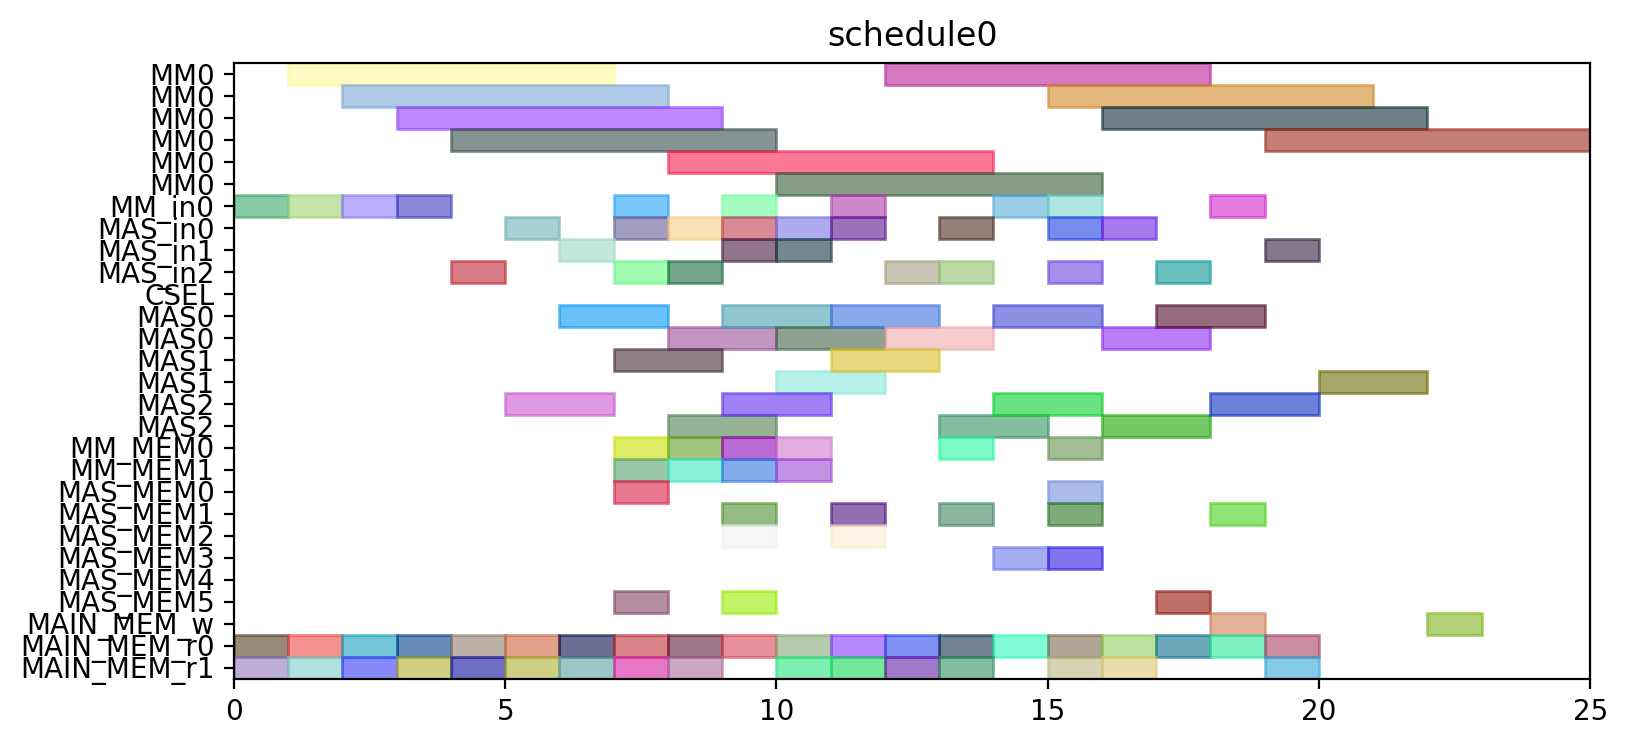

Source code (Python):
from pyschedule import Scenario, solvers, plotters, alt


def solve():
	horizon = 120
	S = Scenario("schedule0", horizon=horizon)

	# resource
	MM = S.Resources('MM', num=1, size=6)
	MM_in = S.Resources('MM_in', num=1)
	MAS_in = S.Resources('MAS_in', num=3)
	CSEL = S.Resource('CSEL')
	MAS = S.Resources('MAS', num=3, size=2, periods=range(1, horizon))
	MM_MEM = S.Resources('MM_MEM', num=2)
	MAS_MEM = S.Resources('MAS_MEM', num=6)
	MAIN_MEM_w = S.Resource('MAIN_MEM_w', size=1)
	MAIN_MEM_r = S.Resources('MAIN_MEM_r', num=2)

	# result of previous scheduling

	# new tasks
	t0_t0 = S.Task('t0_t0', length=6, delay_cost=1)
	t0_t0 += alt(MM)
	t0_t0_in = S.Task('t0_t0_in', length=1, delay_cost=1)
	t0_t0_in += alt(MM_in)
	S += t0_t0_in*MM_in[0]<=t0_t0*MM[0]
	t0_t0_mem0 = S.Task('t0_t0_mem0', length=1, delay_cost=1)
	t0_t0_mem0 += MAIN_MEM_r[0]
	S += t0_t0_mem0 <= t0_t0

	t0_t0_mem1 = S.Task('t0_t0_mem1', length=1, delay_cost=1)
	t0_t0_mem1 += MAIN_MEM_r[1]
	S += t0_t0_mem1 <= t0_t0

	t0_t1 = S.Task('t0_t1', length=6, delay_cost=1)
	t0_t1 += alt(MM)
	t0_t1_in = S.Task('t0_t1_in', length=1, delay_cost=1)
	t0_t1_in += alt(MM_in)
	S += t0_t1_in*MM_in[0]<=t0_t1*MM[0]
	t0_t1_mem0 = S.Task('t0_t1_mem0', length=1, delay_cost=1)
	t0_t1_mem0 += MAIN_MEM_r[0]
	S += t0_t1_mem0 <= t0_t1

	t0_t1_mem1 = S.Task('t0_t1_mem1', length=1, delay_cost=1)
	t0_t1_mem1 += MAIN_MEM_r[1]
	S += t0_t1_mem1 <= t0_t1

	t0_t2 = S.Task('t0_t2', length=2, delay_cost=1)
	t0_t2 += alt(MAS)
	t0_t2_in = S.Task('t0_t2_in', length=1, delay_cost=1)
	t0_t2_in += alt(MAS_in)
	S += t0_t2_in*MAS_in[0]<=t0_t2*MAS[0]

	S += t0_t2_in*MAS_in[1]<=t0_t2*MAS[1]

	S += t0_t2_in*MAS_in[2]<=t0_t2*MAS[2]

	t0_t2_mem0 = S.Task('t0_t2_mem0', length=1, delay_cost=1)
	t0_t2_mem0 += MAIN_MEM_r[0]
	S += t0_t2_mem0 <= t0_t2

	t0_t2_mem1 = S.Task('t0_t2_mem1', length=1, delay_cost=1)
	t0_t2_mem1 += MAIN_MEM_r[1]
	S += t0_t2_mem1 <= t0_t2

	t0_t3 = S.Task('t0_t3', length=2, delay_cost=1)
	t0_t3 += alt(MAS)
	t0_t3_in = S.Task('t0_t3_in', length=1, delay_cost=1)
	t0_t3_in += alt(MAS_in)
	S += t0_t3_in*MAS_in[0]<=t0_t3*MAS[0]

	S += t0_t3_in*MAS_in[1]<=t0_t3*MAS[1]

	S += t0_t3_in*MAS_in[2]<=t0_t3*MAS[2]

	t0_t3_mem0 = S.Task('t0_t3_mem0', length=1, delay_cost=1)
	t0_t3_mem0 += MAIN_MEM_r[0]
	S += t0_t3_mem0 <= t0_t3

	t0_t3_mem1 = S.Task('t0_t3_mem1', length=1, delay_cost=1)
	t0_t3_mem1 += MAIN_MEM_r[1]
	S += t0_t3_mem1 <= t0_t3

	t2_t0 = S.Task('t2_t0', length=6, delay_cost=1)
	t2_t0 += alt(MM)
	t2_t0_in = S.Task('t2_t0_in', length=1, delay_cost=1)
	t2_t0_in += alt(MM_in)
	S += t2_t0_in*MM_in[0]<=t2_t0*MM[0]
	t2_t0_mem0 = S.Task('t2_t0_mem0', length=1, delay_cost=1)
	t2_t0_mem0 += MAIN_MEM_r[0]
	S += t2_t0_mem0 <= t2_t0

	t2_t0_mem1 = S.Task('t2_t0_mem1', length=1, delay_cost=1)
	t2_t0_mem1 += MAIN_MEM_r[1]
	S += t2_t0_mem1 <= t2_t0

	t2_t1 = S.Task('t2_t1', length=6, delay_cost=1)
	t2_t1 += alt(MM)
	t2_t1_in = S.Task('t2_t1_in', length=1, delay_cost=1)
	t2_t1_in += alt(MM_in)
	S += t2_t1_in*MM_in[0]<=t2_t1*MM[0]
	t2_t1_mem0 = S.Task('t2_t1_mem0', length=1, delay_cost=1)
	t2_t1_mem0 += MAIN_MEM_r[0]
	S += t2_t1_mem0 <= t2_t1

	t2_t1_mem1 = S.Task('t2_t1_mem1', length=1, delay_cost=1)
	t2_t1_mem1 += MAIN_MEM_r[1]
	S += t2_t1_mem1 <= t2_t1

	t2_t2 = S.Task('t2_t2', length=2, delay_cost=1)
	t2_t2 += alt(MAS)
	t2_t2_in = S.Task('t2_t2_in', length=1, delay_cost=1)
	t2_t2_in += alt(MAS_in)
	S += t2_t2_in*MAS_in[0]<=t2_t2*MAS[0]

	S += t2_t2_in*MAS_in[1]<=t2_t2*MAS[1]

	S += t2_t2_in*MAS_in[2]<=t2_t2*MAS[2]

	t2_t2_mem0 = S.Task('t2_t2_mem0', length=1, delay_cost=1)
	t2_t2_mem0 += MAIN_MEM_r[0]
	S += t2_t2_mem0 <= t2_t2

	t2_t2_mem1 = S.Task('t2_t2_mem1', length=1, delay_cost=1)
	t2_t2_mem1 += MAIN_MEM_r[1]
	S += t2_t2_mem1 <= t2_t2

	t2_t3 = S.Task('t2_t3', length=2, delay_cost=1)
	t2_t3 += alt(MAS)
	t2_t3_in = S.Task('t2_t3_in', length=1, delay_cost=1)
	t2_t3_in += alt(MAS_in)
	S += t2_t3_in*MAS_in[0]<=t2_t3*MAS[0]

	S += t2_t3_in*MAS_in[1]<=t2_t3*MAS[1]

	S += t2_t3_in*MAS_in[2]<=t2_t3*MAS[2]

	t2_t3_mem0 = S.Task('t2_t3_mem0', length=1, delay_cost=1)
	t2_t3_mem0 += MAIN_MEM_r[0]
	S += t2_t3_mem0 <= t2_t3

	t2_t3_mem1 = S.Task('t2_t3_mem1', length=1, delay_cost=1)
	t2_t3_mem1 += MAIN_MEM_r[1]
	S += t2_t3_mem1 <= t2_t3

	t7_t2 = S.Task('t7_t2', length=2, delay_cost=1)
	t7_t2 += alt(MAS)
	t7_t2_in = S.Task('t7_t2_in', length=1, delay_cost=1)
	t7_t2_in += alt(MAS_in)
	S += t7_t2_in*MAS_in[0]<=t7_t2*MAS[0]

	S += t7_t2_in*MAS_in[1]<=t7_t2*MAS[1]

	S += t7_t2_in*MAS_in[2]<=t7_t2*MAS[2]

	t7_t2_mem0 = S.Task('t7_t2_mem0', length=1, delay_cost=1)
	t7_t2_mem0 += MAIN_MEM_r[0]
	S += t7_t2_mem0 <= t7_t2

	t7_t2_mem1 = S.Task('t7_t2_mem1', length=1, delay_cost=1)
	t7_t2_mem1 += MAIN_MEM_r[1]
	S += t7_t2_mem1 <= t7_t2

	t9_t2 = S.Task('t9_t2', length=2, delay_cost=1)
	t9_t2 += alt(MAS)
	t9_t2_in = S.Task('t9_t2_in', length=1, delay_cost=1)
	t9_t2_in += alt(MAS_in)
	S += t9_t2_in*MAS_in[0]<=t9_t2*MAS[0]

	S += t9_t2_in*MAS_in[1]<=t9_t2*MAS[1]

	S += t9_t2_in*MAS_in[2]<=t9_t2*MAS[2]

	t9_t2_mem0 = S.Task('t9_t2_mem0', length=1, delay_cost=1)
	t9_t2_mem0 += MAIN_MEM_r[0]
	S += t9_t2_mem0 <= t9_t2

	t9_t2_mem1 = S.Task('t9_t2_mem1', length=1, delay_cost=1)
	t9_t2_mem1 += MAIN_MEM_r[1]
	S += t9_t2_mem1 <= t9_t2

	t14_t2 = S.Task('t14_t2', length=2, delay_cost=1)
	t14_t2 += alt(MAS)
	t14_t2_in = S.Task('t14_t2_in', length=1, delay_cost=1)
	t14_t2_in += alt(MAS_in)
	S += t14_t2_in*MAS_in[0]<=t14_t2*MAS[0]

	S += t14_t2_in*MAS_in[1]<=t14_t2*MAS[1]

	S += t14_t2_in*MAS_in[2]<=t14_t2*MAS[2]

	t14_t2_mem0 = S.Task('t14_t2_mem0', length=1, delay_cost=1)
	t14_t2_mem0 += MAIN_MEM_r[0]
	S += t14_t2_mem0 <= t14_t2

	t14_t2_mem1 = S.Task('t14_t2_mem1', length=1, delay_cost=1)
	t14_t2_mem1 += MAIN_MEM_r[1]
	S += t14_t2_mem1 <= t14_t2

	new_TZ_t2 = S.Task('new_TZ_t2', length=2, delay_cost=1)
	new_TZ_t2 += alt(MAS)
	new_TZ_t2_in = S.Task('new_TZ_t2_in', length=1, delay_cost=1)
	new_TZ_t2_in += alt(MAS_in)
	S += new_TZ_t2_in*MAS_in[0]<=new_TZ_t2*MAS[0]

	S += new_TZ_t2_in*MAS_in[1]<=new_TZ_t2*MAS[1]

	S += new_TZ_t2_in*MAS_in[2]<=new_TZ_t2*MAS[2]

	new_TZ_t2_mem0 = S.Task('new_TZ_t2_mem0', length=1, delay_cost=1)
	new_TZ_t2_mem0 += MAIN_MEM_r[0]
	S += new_TZ_t2_mem0 <= new_TZ_t2

	new_TZ_t2_mem1 = S.Task('new_TZ_t2_mem1', length=1, delay_cost=1)
	new_TZ_t2_mem1 += MAIN_MEM_r[1]
	S += new_TZ_t2_mem1 <= new_TZ_t2

	t16_t2 = S.Task('t16_t2', length=2, delay_cost=1)
	t16_t2 += alt(MAS)
	t16_t2_in = S.Task('t16_t2_in', length=1, delay_cost=1)
	t16_t2_in += alt(MAS_in)
	S += t16_t2_in*MAS_in[0]<=t16_t2*MAS[0]

	S += t16_t2_in*MAS_in[1]<=t16_t2*MAS[1]

	S += t16_t2_in*MAS_in[2]<=t16_t2*MAS[2]

	t16_t2_mem0 = S.Task('t16_t2_mem0', length=1, delay_cost=1)
	t16_t2_mem0 += MAIN_MEM_r[0]
	S += t16_t2_mem0 <= t16_t2

	t16_t2_mem1 = S.Task('t16_t2_mem1', length=1, delay_cost=1)
	t16_t2_mem1 += MAIN_MEM_r[1]
	S += t16_t2_mem1 <= t16_t2

	t17_t2 = S.Task('t17_t2', length=2, delay_cost=1)
	t17_t2 += alt(MAS)
	t17_t2_in = S.Task('t17_t2_in', length=1, delay_cost=1)
	t17_t2_in += alt(MAS_in)
	S += t17_t2_in*MAS_in[0]<=t17_t2*MAS[0]

	S += t17_t2_in*MAS_in[1]<=t17_t2*MAS[1]

	S += t17_t2_in*MAS_in[2]<=t17_t2*MAS[2]

	t17_t2_mem0 = S.Task('t17_t2_mem0', length=1, delay_cost=1)
	t17_t2_mem0 += MAIN_MEM_r[0]
	S += t17_t2_mem0 <= t17_t2

	t17_t2_mem1 = S.Task('t17_t2_mem1', length=1, delay_cost=1)
	t17_t2_mem1 += MAIN_MEM_r[1]
	S += t17_t2_mem1 <= t17_t2

	t0_t4 = S.Task('t0_t4', length=6, delay_cost=1)
	t0_t4 += alt(MM)
	t0_t4_in = S.Task('t0_t4_in', length=1, delay_cost=1)
	t0_t4_in += alt(MM_in)
	S += t0_t4_in*MM_in[0]<=t0_t4*MM[0]
	t0_t4_mem0 = S.Task('t0_t4_mem0', length=1, delay_cost=1)
	t0_t4_mem0 += alt(MAS_MEM)
	S += (t0_t2*MAS[0])-1 < t0_t4_mem0*MAS_MEM[0]
	S += (t0_t2*MAS[1])-1 < t0_t4_mem0*MAS_MEM[2]
	S += (t0_t2*MAS[2])-1 < t0_t4_mem0*MAS_MEM[4]
	S += t0_t4_mem0 <= t0_t4

	t0_t4_mem1 = S.Task('t0_t4_mem1', length=1, delay_cost=1)
	t0_t4_mem1 += alt(MAS_MEM)
	S += (t0_t3*MAS[0])-1 < t0_t4_mem1*MAS_MEM[1]
	S += (t0_t3*MAS[1])-1 < t0_t4_mem1*MAS_MEM[3]
	S += (t0_t3*MAS[2])-1 < t0_t4_mem1*MAS_MEM[5]
	S += t0_t4_mem1 <= t0_t4

	t00 = S.Task('t00', length=2, delay_cost=1)
	t00 += alt(MAS)
	t00_in = S.Task('t00_in', length=1, delay_cost=1)
	t00_in += alt(MAS_in)
	S += t00_in*MAS_in[0]<=t00*MAS[0]

	S += t00_in*MAS_in[1]<=t00*MAS[1]

	S += t00_in*MAS_in[2]<=t00*MAS[2]

	t00_mem0 = S.Task('t00_mem0', length=1, delay_cost=1)
	t00_mem0 += alt(MM_MEM)
	S += (t0_t0*MM[0])-1 < t00_mem0*MM_MEM[0]
	S += t00_mem0 <= t00

	t00_mem1 = S.Task('t00_mem1', length=1, delay_cost=1)
	t00_mem1 += alt(MM_MEM)
	S += (t0_t1*MM[0])-1 < t00_mem1*MM_MEM[1]
	S += t00_mem1 <= t00

	t0_t5 = S.Task('t0_t5', length=2, delay_cost=1)
	t0_t5 += alt(MAS)
	t0_t5_in = S.Task('t0_t5_in', length=1, delay_cost=1)
	t0_t5_in += alt(MAS_in)
	S += t0_t5_in*MAS_in[0]<=t0_t5*MAS[0]

	S += t0_t5_in*MAS_in[1]<=t0_t5*MAS[1]

	S += t0_t5_in*MAS_in[2]<=t0_t5*MAS[2]

	t0_t5_mem0 = S.Task('t0_t5_mem0', length=1, delay_cost=1)
	t0_t5_mem0 += alt(MM_MEM)
	S += (t0_t0*MM[0])-1 < t0_t5_mem0*MM_MEM[0]
	S += t0_t5_mem0 <= t0_t5

	t0_t5_mem1 = S.Task('t0_t5_mem1', length=1, delay_cost=1)
	t0_t5_mem1 += alt(MM_MEM)
	S += (t0_t1*MM[0])-1 < t0_t5_mem1*MM_MEM[1]
	S += t0_t5_mem1 <= t0_t5

	t2_t4 = S.Task('t2_t4', length=6, delay_cost=1)
	t2_t4 += alt(MM)
	t2_t4_in = S.Task('t2_t4_in', length=1, delay_cost=1)
	t2_t4_in += alt(MM_in)
	S += t2_t4_in*MM_in[0]<=t2_t4*MM[0]
	t2_t4_mem0 = S.Task('t2_t4_mem0', length=1, delay_cost=1)
	t2_t4_mem0 += alt(MAS_MEM)
	S += (t2_t2*MAS[0])-1 < t2_t4_mem0*MAS_MEM[0]
	S += (t2_t2*MAS[1])-1 < t2_t4_mem0*MAS_MEM[2]
	S += (t2_t2*MAS[2])-1 < t2_t4_mem0*MAS_MEM[4]
	S += t2_t4_mem0 <= t2_t4

	t2_t4_mem1 = S.Task('t2_t4_mem1', length=1, delay_cost=1)
	t2_t4_mem1 += alt(MAS_MEM)
	S += (t2_t3*MAS[0])-1 < t2_t4_mem1*MAS_MEM[1]
	S += (t2_t3*MAS[1])-1 < t2_t4_mem1*MAS_MEM[3]
	S += (t2_t3*MAS[2])-1 < t2_t4_mem1*MAS_MEM[5]
	S += t2_t4_mem1 <= t2_t4

	t20 = S.Task('t20', length=2, delay_cost=1)
	t20 += alt(MAS)
	t20_in = S.Task('t20_in', length=1, delay_cost=1)
	t20_in += alt(MAS_in)
	S += t20_in*MAS_in[0]<=t20*MAS[0]

	S += t20_in*MAS_in[1]<=t20*MAS[1]

	S += t20_in*MAS_in[2]<=t20*MAS[2]

	t20_mem0 = S.Task('t20_mem0', length=1, delay_cost=1)
	t20_mem0 += alt(MM_MEM)
	S += (t2_t0*MM[0])-1 < t20_mem0*MM_MEM[0]
	S += t20_mem0 <= t20

	t20_mem1 = S.Task('t20_mem1', length=1, delay_cost=1)
	t20_mem1 += alt(MM_MEM)
	S += (t2_t1*MM[0])-1 < t20_mem1*MM_MEM[1]
	S += t20_mem1 <= t20

	t2_t5 = S.Task('t2_t5', length=2, delay_cost=1)
	t2_t5 += alt(MAS)
	t2_t5_in = S.Task('t2_t5_in', length=1, delay_cost=1)
	t2_t5_in += alt(MAS_in)
	S += t2_t5_in*MAS_in[0]<=t2_t5*MAS[0]

	S += t2_t5_in*MAS_in[1]<=t2_t5*MAS[1]

	S += t2_t5_in*MAS_in[2]<=t2_t5*MAS[2]

	t2_t5_mem0 = S.Task('t2_t5_mem0', length=1, delay_cost=1)
	t2_t5_mem0 += alt(MM_MEM)
	S += (t2_t0*MM[0])-1 < t2_t5_mem0*MM_MEM[0]
	S += t2_t5_mem0 <= t2_t5

	t2_t5_mem1 = S.Task('t2_t5_mem1', length=1, delay_cost=1)
	t2_t5_mem1 += alt(MM_MEM)
	S += (t2_t1*MM[0])-1 < t2_t5_mem1*MM_MEM[1]
	S += t2_t5_mem1 <= t2_t5

	t01 = S.Task('t01', length=2, delay_cost=1)
	t01 += alt(MAS)
	t01_in = S.Task('t01_in', length=1, delay_cost=1)
	t01_in += alt(MAS_in)
	S += t01_in*MAS_in[0]<=t01*MAS[0]

	S += t01_in*MAS_in[1]<=t01*MAS[1]

	S += t01_in*MAS_in[2]<=t01*MAS[2]

	t01_mem0 = S.Task('t01_mem0', length=1, delay_cost=1)
	t01_mem0 += alt(MM_MEM)
	S += (t0_t4*MM[0])-1 < t01_mem0*MM_MEM[0]
	S += t01_mem0 <= t01

	t01_mem1 = S.Task('t01_mem1', length=1, delay_cost=1)
	t01_mem1 += alt(MAS_MEM)
	S += (t0_t5*MAS[0])-1 < t01_mem1*MAS_MEM[1]
	S += (t0_t5*MAS[1])-1 < t01_mem1*MAS_MEM[3]
	S += (t0_t5*MAS[2])-1 < t01_mem1*MAS_MEM[5]
	S += t01_mem1 <= t01

	t10 = S.Task('t10', length=2, delay_cost=1)
	t10 += alt(MAS)
	t10_in = S.Task('t10_in', length=1, delay_cost=1)
	t10_in += alt(MAS_in)
	S += t10_in*MAS_in[0]<=t10*MAS[0]

	S += t10_in*MAS_in[1]<=t10*MAS[1]

	S += t10_in*MAS_in[2]<=t10*MAS[2]

	t10_mem0 = S.Task('t10_mem0', length=1, delay_cost=1)
	t10_mem0 += MAIN_MEM_r[0]
	S += t10_mem0 <= t10

	t10_mem1 = S.Task('t10_mem1', length=1, delay_cost=1)
	t10_mem1 += alt(MAS_MEM)
	S += (t00*MAS[0])-1 < t10_mem1*MAS_MEM[1]
	S += (t00*MAS[1])-1 < t10_mem1*MAS_MEM[3]
	S += (t00*MAS[2])-1 < t10_mem1*MAS_MEM[5]
	S += t10_mem1 <= t10

	t21 = S.Task('t21', length=2, delay_cost=1)
	t21 += alt(MAS)
	t21_in = S.Task('t21_in', length=1, delay_cost=1)
	t21_in += alt(MAS_in)
	S += t21_in*MAS_in[0]<=t21*MAS[0]

	S += t21_in*MAS_in[1]<=t21*MAS[1]

	S += t21_in*MAS_in[2]<=t21*MAS[2]

	t21_mem0 = S.Task('t21_mem0', length=1, delay_cost=1)
	t21_mem0 += alt(MM_MEM)
	S += (t2_t4*MM[0])-1 < t21_mem0*MM_MEM[0]
	S += t21_mem0 <= t21

	t21_mem1 = S.Task('t21_mem1', length=1, delay_cost=1)
	t21_mem1 += alt(MAS_MEM)
	S += (t2_t5*MAS[0])-1 < t21_mem1*MAS_MEM[1]
	S += (t2_t5*MAS[1])-1 < t21_mem1*MAS_MEM[3]
	S += (t2_t5*MAS[2])-1 < t21_mem1*MAS_MEM[5]
	S += t21_mem1 <= t21

	t30 = S.Task('t30', length=2, delay_cost=1)
	t30 += alt(MAS)
	t30_in = S.Task('t30_in', length=1, delay_cost=1)
	t30_in += alt(MAS_in)
	S += t30_in*MAS_in[0]<=t30*MAS[0]

	S += t30_in*MAS_in[1]<=t30*MAS[1]

	S += t30_in*MAS_in[2]<=t30*MAS[2]

	t30_mem0 = S.Task('t30_mem0', length=1, delay_cost=1)
	t30_mem0 += MAIN_MEM_r[0]
	S += t30_mem0 <= t30

	t30_mem1 = S.Task('t30_mem1', length=1, delay_cost=1)
	t30_mem1 += alt(MAS_MEM)
	S += (t20*MAS[0])-1 < t30_mem1*MAS_MEM[1]
	S += (t20*MAS[1])-1 < t30_mem1*MAS_MEM[3]
	S += (t20*MAS[2])-1 < t30_mem1*MAS_MEM[5]
	S += t30_mem1 <= t30

	t11 = S.Task('t11', length=2, delay_cost=1)
	t11 += alt(MAS)
	t11_in = S.Task('t11_in', length=1, delay_cost=1)
	t11_in += alt(MAS_in)
	S += t11_in*MAS_in[0]<=t11*MAS[0]

	S += t11_in*MAS_in[1]<=t11*MAS[1]

	S += t11_in*MAS_in[2]<=t11*MAS[2]

	t11_mem0 = S.Task('t11_mem0', length=1, delay_cost=1)
	t11_mem0 += MAIN_MEM_r[0]
	S += t11_mem0 <= t11

	t11_mem1 = S.Task('t11_mem1', length=1, delay_cost=1)
	t11_mem1 += alt(MAS_MEM)
	S += (t01*MAS[0])-1 < t11_mem1*MAS_MEM[1]
	S += (t01*MAS[1])-1 < t11_mem1*MAS_MEM[3]
	S += (t01*MAS[2])-1 < t11_mem1*MAS_MEM[5]
	S += t11_mem1 <= t11

	t31 = S.Task('t31', length=2, delay_cost=1)
	t31 += alt(MAS)
	t31_in = S.Task('t31_in', length=1, delay_cost=1)
	t31_in += alt(MAS_in)
	S += t31_in*MAS_in[0]<=t31*MAS[0]

	S += t31_in*MAS_in[1]<=t31*MAS[1]

	S += t31_in*MAS_in[2]<=t31*MAS[2]

	t31_mem0 = S.Task('t31_mem0', length=1, delay_cost=1)
	t31_mem0 += MAIN_MEM_r[0]
	S += t31_mem0 <= t31

	t31_mem1 = S.Task('t31_mem1', length=1, delay_cost=1)
	t31_mem1 += alt(MAS_MEM)
	S += (t21*MAS[0])-1 < t31_mem1*MAS_MEM[1]
	S += (t21*MAS[1])-1 < t31_mem1*MAS_MEM[3]
	S += (t21*MAS[2])-1 < t31_mem1*MAS_MEM[5]
	S += t31_mem1 <= t31

	c010 = S.Task('c010', length=6, delay_cost=1)
	c010 += alt(MM)
	c010_in = S.Task('c010_in', length=1, delay_cost=1)
	c010_in += alt(MM_in)
	S += c010_in*MM_in[0]<=c010*MM[0]
	S += 0<c010

	c010_w = S.Task('c010_w', length=1, delay_cost=1)
	c010_w += alt(MAIN_MEM_w)
	S += c010 <= c010_w

	c010_mem0 = S.Task('c010_mem0', length=1, delay_cost=1)
	c010_mem0 += alt(MAS_MEM)
	S += (t30*MAS[0])-1 < c010_mem0*MAS_MEM[0]
	S += (t30*MAS[1])-1 < c010_mem0*MAS_MEM[2]
	S += (t30*MAS[2])-1 < c010_mem0*MAS_MEM[4]
	S += c010_mem0 <= c010

	c010_mem1 = S.Task('c010_mem1', length=1, delay_cost=1)
	c010_mem1 += MAIN_MEM_r[1]
	S += c010_mem1 <= c010

	c200 = S.Task('c200', length=6, delay_cost=1)
	c200 += alt(MM)
	c200_in = S.Task('c200_in', length=1, delay_cost=1)
	c200_in += alt(MM_in)
	S += c200_in*MM_in[0]<=c200*MM[0]
	S += 0<c200

	c200_w = S.Task('c200_w', length=1, delay_cost=1)
	c200_w += alt(MAIN_MEM_w)
	S += c200 <= c200_w

	c200_mem0 = S.Task('c200_mem0', length=1, delay_cost=1)
	c200_mem0 += alt(MAS_MEM)
	S += (t10*MAS[0])-1 < c200_mem0*MAS_MEM[0]
	S += (t10*MAS[1])-1 < c200_mem0*MAS_MEM[2]
	S += (t10*MAS[2])-1 < c200_mem0*MAS_MEM[4]
	S += c200_mem0 <= c200

	c200_mem1 = S.Task('c200_mem1', length=1, delay_cost=1)
	c200_mem1 += MAIN_MEM_r[1]
	S += c200_mem1 <= c200

	t16_t0 = S.Task('t16_t0', length=6, delay_cost=1)
	t16_t0 += alt(MM)
	t16_t0_in = S.Task('t16_t0_in', length=1, delay_cost=1)
	t16_t0_in += alt(MM_in)
	S += t16_t0_in*MM_in[0]<=t16_t0*MM[0]
	t16_t0_mem0 = S.Task('t16_t0_mem0', length=1, delay_cost=1)
	t16_t0_mem0 += MAIN_MEM_r[0]
	S += t16_t0_mem0 <= t16_t0

	t16_t0_mem1 = S.Task('t16_t0_mem1', length=1, delay_cost=1)
	t16_t0_mem1 += alt(MAS_MEM)
	S += (t30*MAS[0])-1 < t16_t0_mem1*MAS_MEM[1]
	S += (t30*MAS[1])-1 < t16_t0_mem1*MAS_MEM[3]
	S += (t30*MAS[2])-1 < t16_t0_mem1*MAS_MEM[5]
	S += t16_t0_mem1 <= t16_t0

	t17_t0 = S.Task('t17_t0', length=6, delay_cost=1)
	t17_t0 += alt(MM)
	t17_t0_in = S.Task('t17_t0_in', length=1, delay_cost=1)
	t17_t0_in += alt(MM_in)
	S += t17_t0_in*MM_in[0]<=t17_t0*MM[0]
	t17_t0_mem0 = S.Task('t17_t0_mem0', length=1, delay_cost=1)
	t17_t0_mem0 += MAIN_MEM_r[0]
	S += t17_t0_mem0 <= t17_t0

	t17_t0_mem1 = S.Task('t17_t0_mem1', length=1, delay_cost=1)
	t17_t0_mem1 += alt(MAS_MEM)
	S += (t10*MAS[0])-1 < t17_t0_mem1*MAS_MEM[1]
	S += (t10*MAS[1])-1 < t17_t0_mem1*MAS_MEM[3]
	S += (t10*MAS[2])-1 < t17_t0_mem1*MAS_MEM[5]
	S += t17_t0_mem1 <= t17_t0

	solvers.mip.solve(S,msg=1,kind='CPLEX',ratio_gap=1.01)

	solution = [['hoge']*len(S.solution()[1]) for i in range(len(S.solution()))]
	for i in range(len(S.solution())):
		for j in range(len(S.solution()[i])):
			solution[i][j]=str(S.solution()[i][j])
	print(solution)

	cycles = int(solution[-1][3])

	pic_file_name = "/mnt/rose/usr1/fukuda/ABE/multiRAM_multiMAS_16mux/scheduling_result/stage6MM1_stage2MAS3/EP2_ADD_w_EVAL/schedule0.png"
	if(S.solution() != []):
		plotters.matplotlib.plot(S,img_filename=pic_file_name, show_task_labels=False, fig_size=(cycles*0.25+3, 4))

	return solution
